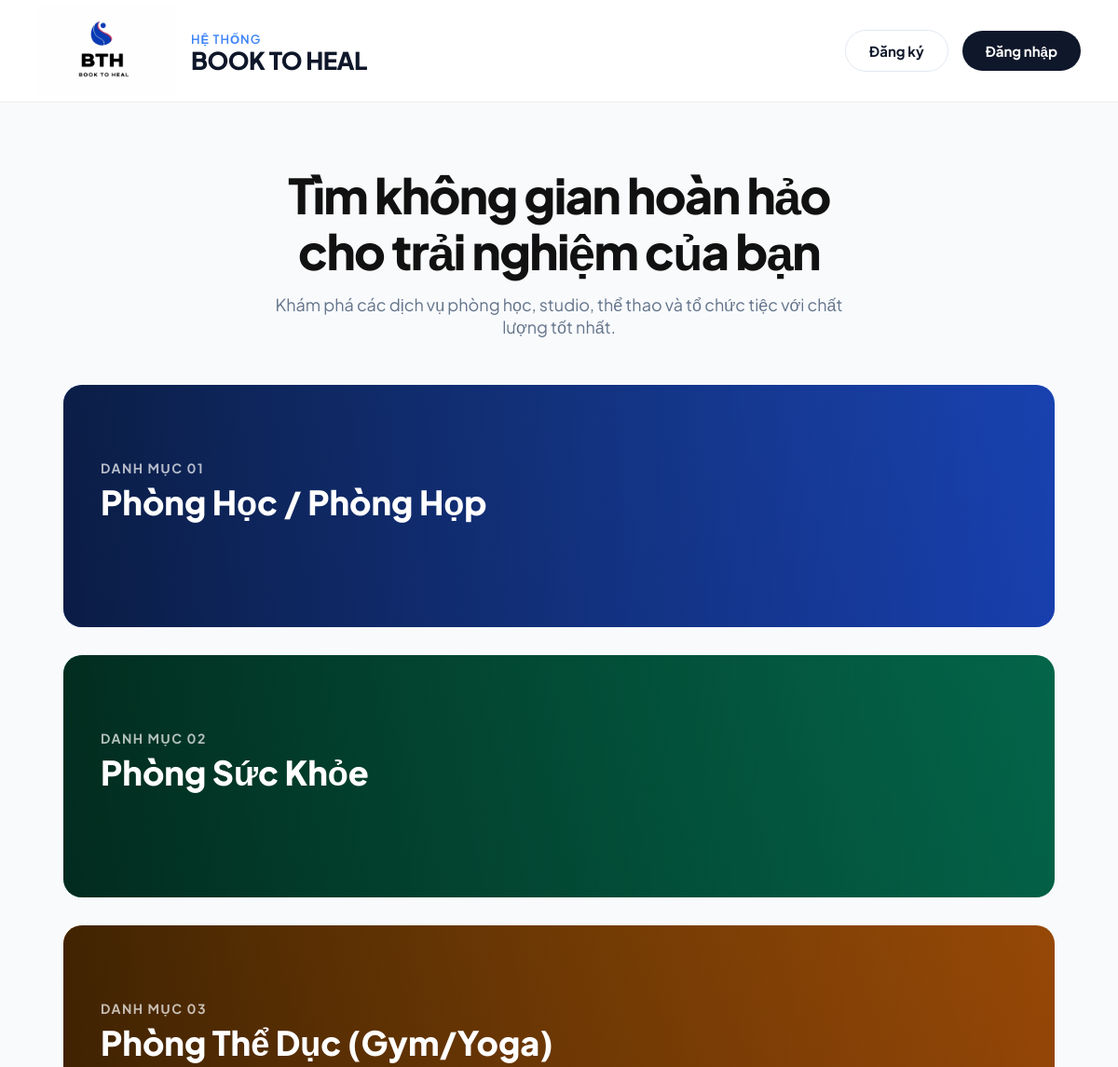
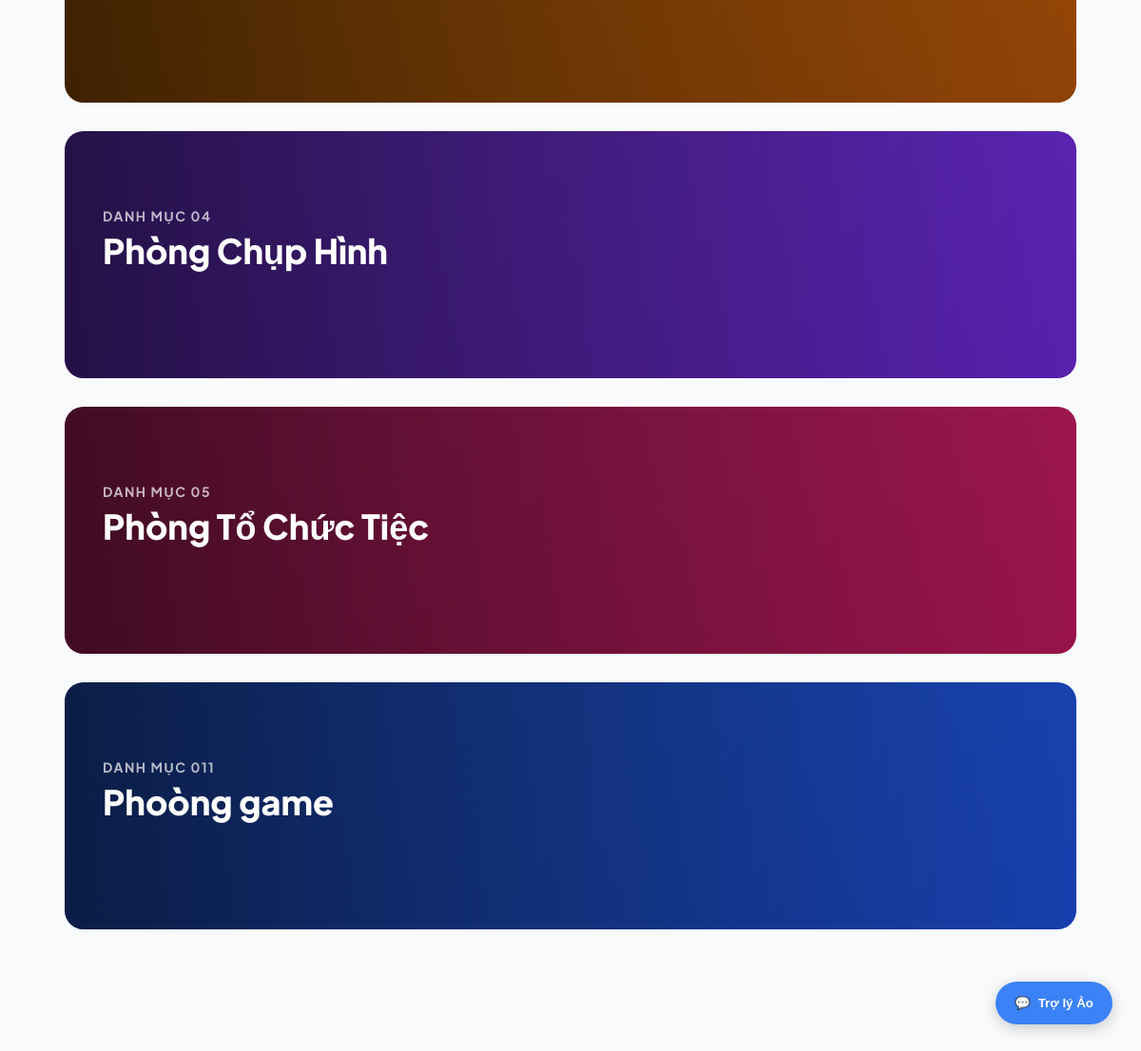
Screenshot of /nguyenkhacnhu_dh52201162/index.php with the database file from the repository (2 pictures, top to bottom).
### tables this page shows
CREATE TABLE `categories` (
  `id` int(11) NOT NULL,
  `name` varchar(100) NOT NULL,
  `code` varchar(50) NOT NULL,
  `image` varchar(255) DEFAULT NULL
);

### nguyenkhacnhu_dh52201162/index.php (the view, shortened to what this page needs)
<?php
require 'config.php';
$is_logged_in = isset($_SESSION['user_id']);
$username = $is_logged_in ? htmlspecialchars($_SESSION['username']) : '';
$role = $is_logged_in ? $_SESSION['role'] : '';
try {
    $stmt_cat = $pdo->prepare("SELECT * FROM categories ORDER BY id");
    $stmt_cat->execute();
    $db_categories = $stmt_cat->fetchAll(PDO::FETCH_ASSOC);
    $gradients = [
        'linear-gradient(135deg, #2563EB 0%, #1D4ED8 100%)',
        'linear-gradient(135deg, #059669 0%, #047857 100%)',
        'linear-gradient(135deg, #D97706 0%, #B45309 100%)',
        'linear-gradient(135deg, #7C3AED 0%, #6D28D9 100%)',
        'linear-gradient(135deg, #DB2777 0%, #BE185D 100%)'
    ];
    $categories = [];
    $i = 0;
    foreach ($db_categories as $cat) {
        $categories[$cat['code']] = [
            'id' => $cat['id'],
            'name' => $cat['name'],
            'bg' => $gradients[$i % count($gradients)],
            'img' => (!empty($cat['image']) && file_exists("img/".$cat['image'])) ? "img/".$cat['image'] : null
        ];
        $i++;
    }
} catch (PDOException $e) { die("Lỗi: " . $e->getMessage()); }
?>
<!doctype html>
<html lang="vi">
<head>
</head>
<body>
  <header class="main-header">
    <a href="index.php" class="brand">
        <?php if(file_exists('img/logo.jpg')): ?>
            <img src="img/logo.jpg" alt="Logo" class="brand-logo-img">
        <?php endif; ?>
        <div class="brand-text">
            <span>Hệ thống</span>
            <h1>BOOK TO HEAL</h1>
        </div>
    </a>
    <div class="nav-actions">
      <?php if($is_logged_in): ?>
          <span class="user-welcome">Hi, <?= $username ?></span>
          <a href="my_bookings.php" class="btn btn-outline">Lịch sử</a>
          <?php if($role === 'admin'): ?>
             <a href="admin/index.php" class="btn btn-outline" style="color: var(--primary); border-color: var(--primary);">Admin</a>
          <?php endif; ?>
          <a href="logout.php" class="btn btn-danger">Thoát</a>
      <?php else: ?>
          <a href="register.php" class="btn btn-outline">Đăng ký</a>
          <a href="login.php" class="btn btn-primary">Đăng nhập</a>
      <?php endif; ?>
    </div>
  </header>
  <div class="wrap">
    <div class="hero-section">
        <h2 class="hero-title">Tìm không gian hoàn hảo <br> cho trải nghiệm của bạn</h2>
        <p class="hero-desc">Khám phá các dịch vụ phòng học, studio, thể thao và tổ chức tiệc với chất lượng tốt nhất.</p>
    </div>
    <div class="category-grid" id="categoryGrid">
      <?php foreach($categories as $code => $cat): ?>
          <div class="category-card" data-id="<?= $code ?>" onclick="showServices('<?= $code ?>')">
            <div class="card-bg" style="<?php echo !empty($cat['img']) ? "background-image: url('img/{$cat['img']}');" : "background: {$cat['bg']};"; ?>"></div>
            <div class="card-overlay"></div>
            <div class="card-content">
                <div class="cat-id">Danh mục 0<?= $cat['id'] ?></div>
                <div class="cat-name"><?= $cat['name'] ?></div>
            </div>
          </div>
      <?php endforeach; ?>
    </div>
  </div>
<button id="chat-toggle-btn" onclick="toggleChat()">
    💬 <span>Trợ lý Ảo</span>
</button>
</body>
</html>

### nguyenkhacnhu_dh52201162/index.php (style rules this page uses)
:root { --primary: #3B82F6; --text-main: #0F172A; --text-light: #64748B; --radius: 20px; }
* { box-sizing: border-box; margin: 0; padding: 0; }
body { font-family: 'Plus Jakarta Sans', sans-serif; background-color: #F8FAFC; color: var(--text-main); padding-bottom: 80px; }
.main-header { background: rgba(255,255,255,0.95); backdrop-filter: blur(12px); padding: 10px 40px; display: flex; justify-content: space-between; align-items: center; position: sticky; top: 0; z-index: 1000; border-bottom: 1px solid #eee; height: 110px; }
.brand { display: flex; align-items: center; gap: 15px; text-decoration: none; }
.brand-logo-img { height: 100px; width: auto; object-fit: contain; }
.brand-text h1 { font-size: 26px; font-weight: 800; color: var(--text-main); margin: 0; letter-spacing: -0.5px; line-height: 1.1; }
.brand-text span { font-size: 13px; color: var(--primary); font-weight: 600; text-transform: uppercase; letter-spacing: 1px; }
.nav-actions { display: flex; gap: 15px; align-items: center; }
.btn { padding: 12px 25px; border-radius: 50px; font-weight: 700; text-decoration: none; font-size: 15px; border: none; cursor: pointer; transition: 0.2s; }
.btn-outline { border: 1.5px solid #E2E8F0; background: white; color: var(--text-main); }
.btn-primary { background: var(--text-main); color: white; }
.wrap { max-width: 1400px; width: 92%; margin: 0 auto; padding: 0 20px; }
.hero-section { text-align: center; padding: 70px 0 50px; }
.hero-title { font-size: 52px; font-weight: 800; line-height: 1.15; margin-bottom: 15px; letter-spacing: -1.5px; color: #111; }
.hero-desc { font-size: 18px; color: var(--text-light); max-width: 650px; margin: 0 auto; }
.category-grid { display: grid; grid-template-columns: repeat(auto-fit, minmax(600px, 1fr)); gap: 30px; margin-bottom: 50px; }
.category-card { position: relative; height: 260px; border-radius: var(--radius); overflow: hidden; cursor: pointer; box-shadow: var(--shadow-md); transition: transform 0.4s cubic-bezier(0.25, 0.8, 0.25, 1); }
.card-bg { position: absolute; inset: 0; background-size: cover; background-position: center; transition: transform 0.6s; }
.card-overlay { position: absolute; inset: 0; background: linear-gradient(to right, rgba(0,0,0,0.7) 0%, rgba(0,0,0,0.2) 100%); }
.card-content { position: absolute; inset: 0; padding: 40px; display: flex; flex-direction: column; justify-content: center; color: white; }
.cat-id { font-size: 14px; font-weight: 700; opacity: 0.7; margin-bottom: 8px; text-transform: uppercase; letter-spacing: 1.5px; }
.cat-name { font-size: 36px; font-weight: 800; line-height: 1.1; margin-bottom: 0; }
#chat-toggle-btn { position: fixed; bottom: 30px; right: 30px; background: #3B82F6; color: white; border: none; padding: 15px 20px; border-radius: 30px; font-weight: bold; cursor: pointer; box-shadow: 0 4px 15px rgba(0,0,0,0.2); z-index: 99999; display: flex; align-items: center; gap: 8px; transition: transform 0.2s; }

### rows the page displays
categories: id "1", name "Phòng Học / Phòng Họp"
categories: id "2", name "Phòng Sức Khỏe"
categories: id "3", name "Phòng Thể Dục (Gym/Yoga)"
categories: id "4", name "Phòng Chụp Hình"
categories: id "5", name "Phòng Tổ Chức Tiệc"
categories: id "11", name "Phoòng game"
